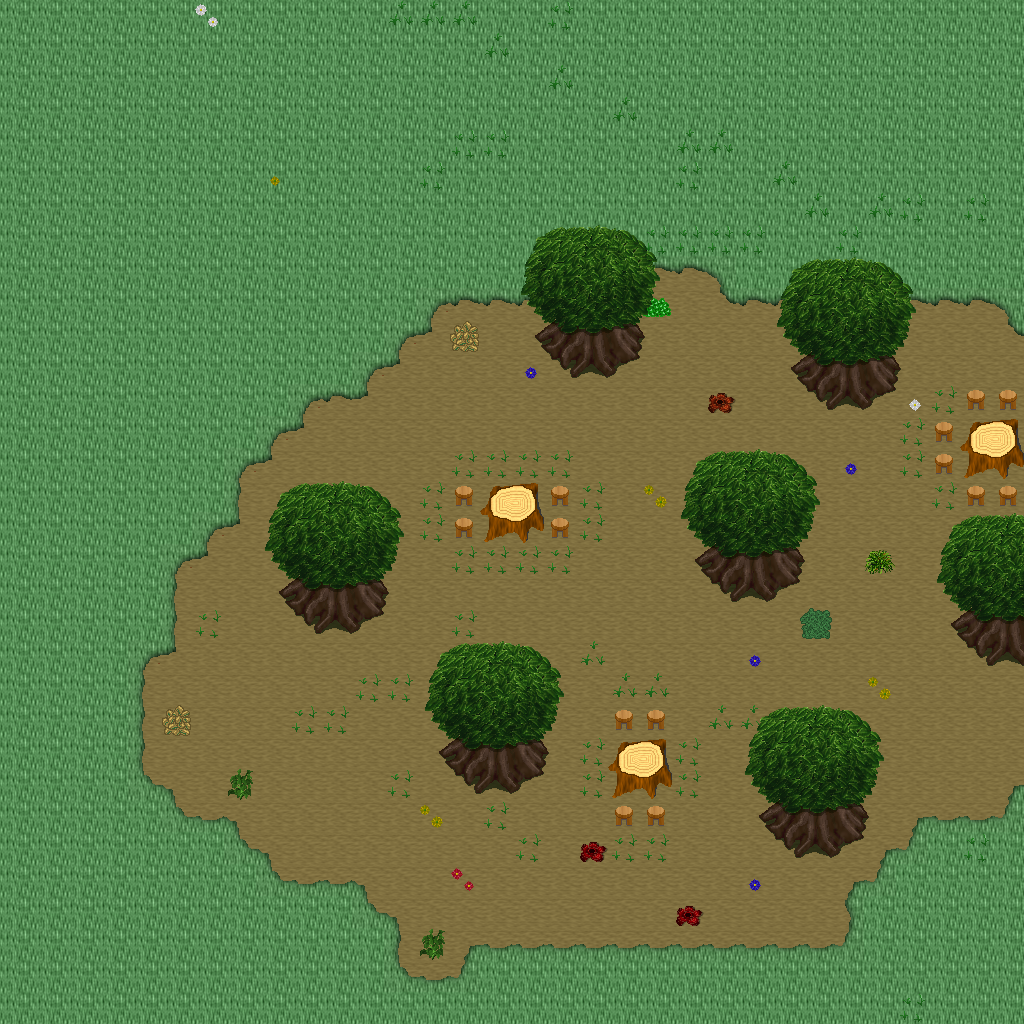

Tiled map render using the project's own tile images. Description and the map definition, with tile-layer contents summarised, below:
An orthogonal 32x32 tile map with 32x32 px tiles, 5 tile layers (Ground, Objects, Objects2, Above, ...), 1 hidden layer not drawn, 34 tilesets.

<map version="1.10" tiledversion="1.11.0" orientation="orthogonal" renderorder="right-down" width="32" height="32" tilewidth="32" tileheight="32" infinite="0" nextlayerid="11" nextobjectid="1">
 <tileset firstgid="1" name="ground_ground" tilewidth="32" tileheight="32" tilecount="33" columns="3">
  <image source="../drawable/ground_ground.png" width="96" height="352" />
 </tileset>
 <tileset firstgid="34" name="ground_grass_edges" tilewidth="32" tileheight="32" tilecount="36" columns="12">
  <image source="../drawable/ground_grass_edges.png" width="384" height="96" />
 </tileset>
 <tileset firstgid="70" name="ground_earth_edges" tilewidth="32" tileheight="32" tilecount="18" columns="6">
  <image source="../drawable/ground_earth_edges.png" width="192" height="96" />
 </tileset>
 <tileset firstgid="88" name="ground_grass_corners" tilewidth="32" tileheight="32" tilecount="24" columns="6">
  <image source="../drawable/ground_grass_corners.png" width="192" height="128" />
 </tileset>
 <tileset firstgid="112" name="plant_grasses" tilewidth="32" tileheight="32" tilecount="6" columns="3">
  <image source="../drawable/plant_grasses.png" width="96" height="64" />
 </tileset>
 <tileset firstgid="118" name="plant_flower_daisy_blue" tilewidth="32" tileheight="32" tilecount="8" columns="2">
  <image source="../drawable/plant_flower_daisy_blue.png" width="64" height="128" />
 </tileset>
 <tileset firstgid="126" name="plant_flower_daisy_yellow" tilewidth="32" tileheight="32" tilecount="8" columns="2">
  <image source="../drawable/plant_flower_daisy_yellow.png" width="64" height="128" />
 </tileset>
 <tileset firstgid="134" name="plant_bush_bushes" tilewidth="32" tileheight="32" tilecount="10" columns="5">
  <image source="../drawable/plant_bush_bushes.png" width="160" height="64" />
 </tileset>
 <tileset firstgid="144" name="plant_flower_daisy_red" tilewidth="32" tileheight="32" tilecount="8" columns="2">
  <image source="../drawable/plant_flower_daisy_red.png" width="64" height="128" />
 </tileset>
 <tileset firstgid="152" name="plant_flower_daisy_white" tilewidth="32" tileheight="32" tilecount="8" columns="2">
  <image source="../drawable/plant_flower_daisy_white.png" width="64" height="128" />
 </tileset>
 <tileset firstgid="160" name="logic_collision" tilewidth="32" tileheight="32" tilecount="1" columns="1">
  <image source="../drawable/logic_collision.png" width="32" height="32" />
 </tileset>
 <tileset firstgid="161" name="plant_stump_stump_brown" tilewidth="32" tileheight="32" tilecount="4" columns="2">
  <image source="../drawable/plant_stump_stump_brown.png" width="64" height="64" />
 </tileset>
 <tileset firstgid="165" name="plant_tree_tree_green" tilewidth="32" tileheight="32" tilecount="88" columns="8">
  <image source="../drawable/plant_tree_tree_green.png" width="256" height="352" />
 </tileset>
 <tileset firstgid="253" name="logic_item_resources" tilewidth="32" tileheight="32" tilecount="6" columns="6">
  <image source="../drawable/logic_item_resources.png" width="192" height="32" />
 </tileset>
 <tileset firstgid="259" name="logic_item_mushroom" tilewidth="32" tileheight="32" tilecount="6" columns="6">
  <image source="../drawable/logic_item_mushroom.png" width="192" height="32" />
 </tileset>
 <tileset firstgid="265" name="object_tent" tilewidth="32" tileheight="32" tilecount="9" columns="3">
  <image source="../drawable/object_tent.png" width="96" height="96" />
 </tileset>
 <tileset firstgid="274" name="logic_creature_albino_elf" tilewidth="32" tileheight="32" tilecount="5" columns="5">
  <image source="../drawable/logic_creature_albino_elf.png" width="160" height="32" />
 </tileset>
 <tileset firstgid="279" name="ground_ladder_vertical_dark" tilewidth="32" tileheight="32" tilecount="3" columns="3">
  <image source="../drawable/ground_ladder_vertical_dark.png" width="96" height="32" />
 </tileset>
 <tileset firstgid="282" name="ground_ladder_horizontal_dark" tilewidth="32" tileheight="32" tilecount="3" columns="1">
  <image source="../drawable/ground_ladder_horizontal_dark.png" width="32" height="96" />
 </tileset>
 <tileset firstgid="285" name="furniture_light_flames" tilewidth="32" tileheight="32" tilecount="6" columns="6">
  <image source="../drawable/furniture_light_flames.png" width="192" height="32" />
 </tileset>
 <tileset firstgid="291" name="furniture_table_tree_stump_table" tilewidth="32" tileheight="32" tilecount="4" columns="2">
  <image source="../drawable/furniture_table_tree_stump_table.png" width="64" height="64" />
 </tileset>
 <tileset firstgid="295" name="furniture_chair_stool" tilewidth="32" tileheight="32" tilecount="1" columns="1">
  <image source="../drawable/furniture_chair_stool.png" width="32" height="32" />
 </tileset>
 <tileset firstgid="296" name="logic_creature_ent" tilewidth="32" tileheight="32" tilecount="4" columns="4">
  <image source="../drawable/logic_creature_ent.png" width="128" height="32" />
 </tileset>
 <tileset firstgid="300" name="logic_creature_animal" tilewidth="32" tileheight="32" tilecount="32" columns="8">
  <image source="../drawable/logic_creature_animal.png" width="256" height="128" />
 </tileset>
 <tileset firstgid="332" name="logic_portal" tilewidth="32" tileheight="32" tilecount="24" columns="8">
  <image source="../drawable/logic_portal.png" width="256" height="96" />
 </tileset>
 <tileset firstgid="356" name="logic_item_herb" tilewidth="32" tileheight="32" tilecount="5" columns="5">
  <image source="../drawable/logic_item_herb.png" width="160" height="32" />
 </tileset>
 <tileset firstgid="361" name="ground_pothole" tilewidth="32" tileheight="32" tilecount="4" columns="4">
  <image source="../drawable/ground_pothole.png" width="128" height="32" />
 </tileset>
 <tileset firstgid="365" name="logic_creature_elemental" tilewidth="32" tileheight="32" tilecount="16" columns="8">
  <image source="../drawable/logic_creature_elemental.png" width="256" height="64" />
 </tileset>
 <tileset firstgid="381" name="plant_bush_bush_pinks" tilewidth="32" tileheight="32" tilecount="4" columns="2">
  <image source="../drawable/plant_bush_bush_pinks.png" width="64" height="64" />
 </tileset>
 <tileset firstgid="385" name="light_door_light" tilewidth="32" tileheight="32" tilecount="12" columns="3">
  <image source="../drawable/light_door_light.png" width="96" height="128" />
 </tileset>
 <tileset firstgid="397" name="light_dim_light_7x5" tilewidth="32" tileheight="32" tilecount="35" columns="7">
  <image source="../drawable/light_dim_light_7x5.png" width="224" height="160" />
 </tileset>
 <tileset firstgid="432" name="light_light_5x5" tilewidth="32" tileheight="32" tilecount="25" columns="5">
  <image source="../drawable/light_light_5x5.png" width="160" height="160" />
 </tileset>
 <tileset firstgid="457" name="furniture_light_roots_lamp" tilewidth="32" tileheight="32" tilecount="6" columns="2">
  <image source="../drawable/furniture_light_roots_lamp.png" width="64" height="96" />
 </tileset>
 <tileset firstgid="463" name="building_huts" tilewidth="32" tileheight="32" tilecount="338" columns="26">
  <image source="../drawable/building_huts.png" width="832" height="416" />
 </tileset>
 <layer id="1" name="Ground" width="32" height="32">
  <data>[1024 cells, 1024 non-empty, 2 distinct tile ids]</data>
 </layer>
 <layer id="2" name="Objects" width="32" height="32">
  <data>[1024 cells, 246 non-empty, 40 distinct tile ids]</data>
 </layer>
 <layer id="3" name="Objects2" width="32" height="32">
  <data>[1024 cells, 0 non-empty, 0 distinct tile ids]</data>
 </layer>
 <layer id="4" name="Above" width="32" height="32">
  <data>[1024 cells, 99 non-empty, 15 distinct tile ids]</data>
 </layer>
 <layer id="5" name="Above2" width="32" height="32">
  <data>[1024 cells, 0 non-empty, 0 distinct tile ids]</data>
 </layer>
 <layer id="6" name="Walkable" width="32" height="32" visible="0">
  <data>[1024 cells, 47 non-empty, 1 distinct tile ids]</data>
 </layer>
 <objectgroup id="7" name="Mapevents" />
 <objectgroup id="8" name="Spawn" />
 <objectgroup id="9" name="Keys" />
 <objectgroup id="10" name="Replace" />
</map>
